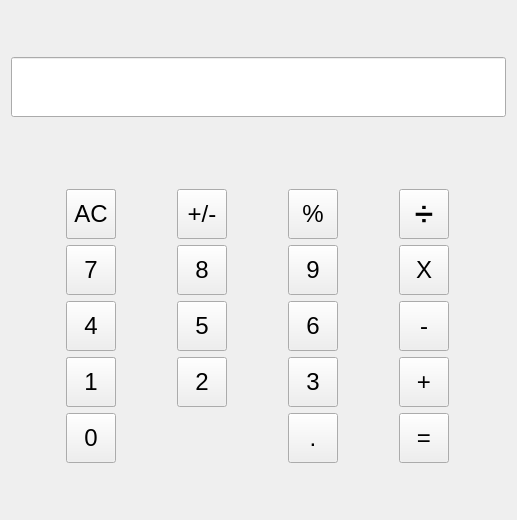
<?xml version="1.0" encoding="UTF-8"?>
<ui version="4.0">
 <class>Dialog</class>
 <widget class="QDialog" name="Dialog">
  <property name="geometry">
   <rect>
    <x>0</x>
    <y>0</y>
    <width>517</width>
    <height>520</height>
   </rect>
  </property>
  <property name="windowTitle">
   <string>Dialog</string>
  </property>
  <layout class="QVBoxLayout" name="verticalLayout_2">
   <item>
    <widget class="QLineEdit" name="line_value">
     <property name="minimumSize">
      <size>
       <width>0</width>
       <height>60</height>
      </size>
     </property>
    </widget>
   </item>
   <item>
    <spacer name="verticalSpacer">
     <property name="orientation">
      <enum>Qt::Vertical</enum>
     </property>
     <property name="sizeType">
      <enum>QSizePolicy::Fixed</enum>
     </property>
     <property name="sizeHint" stdset="0">
      <size>
       <width>20</width>
       <height>20</height>
      </size>
     </property>
    </spacer>
   </item>
   <item>
    <layout class="QGridLayout" name="gridLayout_2">
     <item row="4" column="2">
      <widget class="QToolButton" name="btn_9">
       <property name="minimumSize">
        <size>
         <width>50</width>
         <height>50</height>
        </size>
       </property>
       <property name="maximumSize">
        <size>
         <width>50</width>
         <height>50</height>
        </size>
       </property>
       <property name="font">
        <font>
         <pointsize>18</pointsize>
        </font>
       </property>
       <property name="text">
        <string>9</string>
       </property>
      </widget>
     </item>
     <item row="7" column="0">
      <widget class="QToolButton" name="btn_0">
       <property name="minimumSize">
        <size>
         <width>50</width>
         <height>50</height>
        </size>
       </property>
       <property name="maximumSize">
        <size>
         <width>50</width>
         <height>50</height>
        </size>
       </property>
       <property name="font">
        <font>
         <pointsize>18</pointsize>
        </font>
       </property>
       <property name="text">
        <string>0</string>
       </property>
      </widget>
     </item>
     <item row="3" column="1">
      <widget class="QToolButton" name="btn_bs">
       <property name="minimumSize">
        <size>
         <width>50</width>
         <height>50</height>
        </size>
       </property>
       <property name="maximumSize">
        <size>
         <width>50</width>
         <height>50</height>
        </size>
       </property>
       <property name="font">
        <font>
         <pointsize>18</pointsize>
        </font>
       </property>
       <property name="text">
        <string>+/-</string>
       </property>
      </widget>
     </item>
     <item row="7" column="2">
      <widget class="QToolButton" name="btn_point">
       <property name="minimumSize">
        <size>
         <width>50</width>
         <height>50</height>
        </size>
       </property>
       <property name="maximumSize">
        <size>
         <width>50</width>
         <height>50</height>
        </size>
       </property>
       <property name="font">
        <font>
         <pointsize>18</pointsize>
        </font>
       </property>
       <property name="text">
        <string>.</string>
       </property>
      </widget>
     </item>
     <item row="7" column="3">
      <widget class="QToolButton" name="btn_eq">
       <property name="minimumSize">
        <size>
         <width>50</width>
         <height>50</height>
        </size>
       </property>
       <property name="maximumSize">
        <size>
         <width>50</width>
         <height>50</height>
        </size>
       </property>
       <property name="font">
        <font>
         <pointsize>18</pointsize>
        </font>
       </property>
       <property name="text">
        <string>=</string>
       </property>
      </widget>
     </item>
     <item row="6" column="3">
      <widget class="QToolButton" name="btn_add">
       <property name="minimumSize">
        <size>
         <width>50</width>
         <height>50</height>
        </size>
       </property>
       <property name="maximumSize">
        <size>
         <width>50</width>
         <height>50</height>
        </size>
       </property>
       <property name="font">
        <font>
         <pointsize>18</pointsize>
        </font>
       </property>
       <property name="text">
        <string>+</string>
       </property>
      </widget>
     </item>
     <item row="4" column="3">
      <widget class="QToolButton" name="btn_cheng">
       <property name="minimumSize">
        <size>
         <width>50</width>
         <height>50</height>
        </size>
       </property>
       <property name="maximumSize">
        <size>
         <width>50</width>
         <height>50</height>
        </size>
       </property>
       <property name="font">
        <font>
         <pointsize>18</pointsize>
        </font>
       </property>
       <property name="text">
        <string>X</string>
       </property>
      </widget>
     </item>
     <item row="6" column="1">
      <widget class="QToolButton" name="btn_2">
       <property name="minimumSize">
        <size>
         <width>50</width>
         <height>50</height>
        </size>
       </property>
       <property name="maximumSize">
        <size>
         <width>50</width>
         <height>50</height>
        </size>
       </property>
       <property name="font">
        <font>
         <pointsize>18</pointsize>
        </font>
       </property>
       <property name="text">
        <string>2</string>
       </property>
      </widget>
     </item>
     <item row="3" column="3">
      <widget class="QToolButton" name="btn_chu">
       <property name="minimumSize">
        <size>
         <width>50</width>
         <height>50</height>
        </size>
       </property>
       <property name="maximumSize">
        <size>
         <width>50</width>
         <height>50</height>
        </size>
       </property>
       <property name="font">
        <font>
         <pointsize>18</pointsize>
        </font>
       </property>
       <property name="text">
        <string>➗</string>
       </property>
      </widget>
     </item>
     <item row="6" column="0">
      <widget class="QToolButton" name="toolButton_17">
       <property name="minimumSize">
        <size>
         <width>50</width>
         <height>50</height>
        </size>
       </property>
       <property name="maximumSize">
        <size>
         <width>50</width>
         <height>50</height>
        </size>
       </property>
       <property name="font">
        <font>
         <pointsize>18</pointsize>
        </font>
       </property>
       <property name="text">
        <string>=</string>
       </property>
      </widget>
     </item>
     <item row="6" column="0">
      <widget class="QToolButton" name="btn_1">
       <property name="minimumSize">
        <size>
         <width>50</width>
         <height>50</height>
        </size>
       </property>
       <property name="maximumSize">
        <size>
         <width>50</width>
         <height>50</height>
        </size>
       </property>
       <property name="font">
        <font>
         <pointsize>18</pointsize>
        </font>
       </property>
       <property name="text">
        <string>1</string>
       </property>
      </widget>
     </item>
     <item row="4" column="0">
      <widget class="QToolButton" name="btn_7">
       <property name="minimumSize">
        <size>
         <width>50</width>
         <height>50</height>
        </size>
       </property>
       <property name="maximumSize">
        <size>
         <width>50</width>
         <height>50</height>
        </size>
       </property>
       <property name="font">
        <font>
         <pointsize>18</pointsize>
        </font>
       </property>
       <property name="text">
        <string>7</string>
       </property>
      </widget>
     </item>
     <item row="5" column="3">
      <widget class="QToolButton" name="btn_jian">
       <property name="minimumSize">
        <size>
         <width>50</width>
         <height>50</height>
        </size>
       </property>
       <property name="maximumSize">
        <size>
         <width>50</width>
         <height>50</height>
        </size>
       </property>
       <property name="font">
        <font>
         <pointsize>18</pointsize>
        </font>
       </property>
       <property name="text">
        <string>-</string>
       </property>
      </widget>
     </item>
     <item row="3" column="0">
      <widget class="QToolButton" name="toolButton_18">
       <property name="minimumSize">
        <size>
         <width>50</width>
         <height>50</height>
        </size>
       </property>
       <property name="maximumSize">
        <size>
         <width>50</width>
         <height>50</height>
        </size>
       </property>
       <property name="font">
        <font>
         <pointsize>18</pointsize>
        </font>
       </property>
       <property name="text">
        <string>.</string>
       </property>
      </widget>
     </item>
     <item row="4" column="1">
      <widget class="QToolButton" name="btn_8">
       <property name="minimumSize">
        <size>
         <width>50</width>
         <height>50</height>
        </size>
       </property>
       <property name="maximumSize">
        <size>
         <width>50</width>
         <height>50</height>
        </size>
       </property>
       <property name="font">
        <font>
         <pointsize>18</pointsize>
        </font>
       </property>
       <property name="text">
        <string>8</string>
       </property>
      </widget>
     </item>
     <item row="3" column="0">
      <widget class="QToolButton" name="btn_clear">
       <property name="minimumSize">
        <size>
         <width>50</width>
         <height>50</height>
        </size>
       </property>
       <property name="maximumSize">
        <size>
         <width>50</width>
         <height>50</height>
        </size>
       </property>
       <property name="font">
        <font>
         <pointsize>18</pointsize>
        </font>
       </property>
       <property name="text">
        <string>AC</string>
       </property>
      </widget>
     </item>
     <item row="6" column="2">
      <widget class="QToolButton" name="btn_3">
       <property name="minimumSize">
        <size>
         <width>50</width>
         <height>50</height>
        </size>
       </property>
       <property name="maximumSize">
        <size>
         <width>50</width>
         <height>50</height>
        </size>
       </property>
       <property name="font">
        <font>
         <pointsize>18</pointsize>
        </font>
       </property>
       <property name="text">
        <string>3</string>
       </property>
      </widget>
     </item>
     <item row="5" column="0">
      <widget class="QToolButton" name="btn_4">
       <property name="minimumSize">
        <size>
         <width>50</width>
         <height>50</height>
        </size>
       </property>
       <property name="maximumSize">
        <size>
         <width>50</width>
         <height>50</height>
        </size>
       </property>
       <property name="font">
        <font>
         <pointsize>18</pointsize>
        </font>
       </property>
       <property name="text">
        <string>4</string>
       </property>
      </widget>
     </item>
     <item row="5" column="2">
      <widget class="QToolButton" name="btn_6">
       <property name="minimumSize">
        <size>
         <width>50</width>
         <height>50</height>
        </size>
       </property>
       <property name="maximumSize">
        <size>
         <width>50</width>
         <height>50</height>
        </size>
       </property>
       <property name="font">
        <font>
         <pointsize>18</pointsize>
        </font>
       </property>
       <property name="text">
        <string>6</string>
       </property>
      </widget>
     </item>
     <item row="3" column="2">
      <widget class="QToolButton" name="btn_100">
       <property name="minimumSize">
        <size>
         <width>50</width>
         <height>50</height>
        </size>
       </property>
       <property name="maximumSize">
        <size>
         <width>50</width>
         <height>50</height>
        </size>
       </property>
       <property name="font">
        <font>
         <pointsize>18</pointsize>
        </font>
       </property>
       <property name="text">
        <string>%</string>
       </property>
      </widget>
     </item>
     <item row="5" column="1">
      <widget class="QToolButton" name="btn_5">
       <property name="minimumSize">
        <size>
         <width>50</width>
         <height>50</height>
        </size>
       </property>
       <property name="maximumSize">
        <size>
         <width>50</width>
         <height>50</height>
        </size>
       </property>
       <property name="font">
        <font>
         <pointsize>18</pointsize>
        </font>
       </property>
       <property name="text">
        <string>5</string>
       </property>
      </widget>
     </item>
    </layout>
   </item>
  </layout>
 </widget>
 <resources/>
 <connections>
  <connection>
   <sender>btn_0</sender>
   <signal>triggered(QAction*)</signal>
   <receiver>line_value</receiver>
   <slot>paste()</slot>
   <hints>
    <hint type="sourcelabel">
     <x>71</x>
     <y>446</y>
    </hint>
    <hint type="destinationlabel">
     <x>214</x>
     <y>41</y>
    </hint>
   </hints>
  </connection>
  <connection>
   <sender>btn_2</sender>
   <signal>triggered(QAction*)</signal>
   <receiver>line_value</receiver>
   <slot>paste()</slot>
   <hints>
    <hint type="sourcelabel">
     <x>201</x>
     <y>383</y>
    </hint>
    <hint type="destinationlabel">
     <x>258</x>
     <y>41</y>
    </hint>
   </hints>
  </connection>
 </connections>
</ui>
